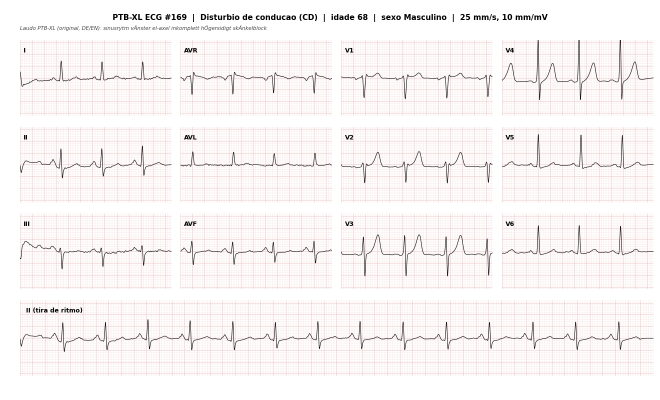
#> input picture extras/ecg/data/originals/ECG_00169_CD.png, 1320 x 800 px, given in place of ECG_17722_CD.png, which was not available (shown at 1/2 size)
$ python experiment.py
#> lines starting #> are read from the running program, lines starting #| are printed output that depends on the picture
"""Experimento acadêmico reproduzível. Não é dispositivo médico."""
import os
os.environ.setdefault('TF_CPP_MIN_LOG_LEVEL', '2')
os.environ.setdefault('MPLCONFIGDIR', '/tmp/cardioia-ecg-mpl')
import csv, json, hashlib
from pathlib import Path
import numpy as np
from PIL import Image
from sklearn.model_selection import StratifiedGroupKFold
from sklearn.metrics import accuracy_score, balanced_accuracy_score, classification_report, confusion_matrix, roc_auc_score
import tensorflow as tf
from tensorflow import keras
import matplotlib
matplotlib.use('Agg')
import matplotlib.pyplot as plt
BASE = Path(__file__).resolve().parent
SEED = 42
SIZE = (264, 136)
CROP = (0, 80, 1320, 760)  # grade inicia em y=80; remove título/laudo e margem inferior

def read_csv(path):
    with open(path, newline='', encoding='utf-8') as f: return list(csv.DictReader(f))
#> (reads extras/ecg/data/labels_fase1.csv from the repository)

def prepare():
    labels = read_csv(BASE/'data/labels_fase1.csv')
    metadata = {r['ecg_id']: r for r in read_csv(BASE/'data/metadata_ptbxl_subset.csv')}
#> (reads extras/ecg/data/metadata_ptbxl_subset.csv from the repository)
    (BASE/'data/clean').mkdir(exist_ok=True)
    rows, arrays = [], []
    for r in labels:
        p = BASE/'data/originals'/Path(r['arquivo']).name
        im = Image.open(p)
#> im is the input picture: PIL image 1320x800 RGBA; mean R, G, B, A 248.3, 243.4, 243.4, 255
        assert im.size == (1320, 800), (p, im.size)
        clean = im.crop(CROP).convert('L')
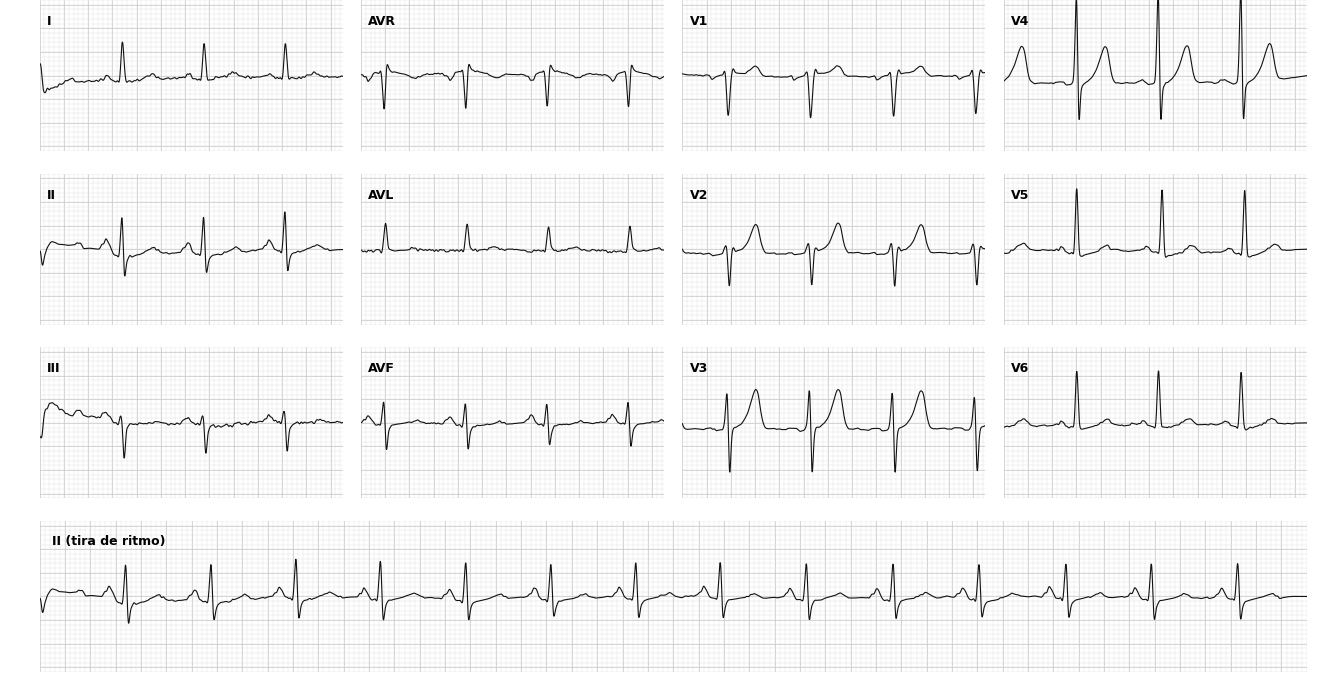
#> clean: PIL image 1320x680 L; min 0, max 255, mean 244.4
        dest = BASE/'data/clean'/f"{int(r['ecg_id']):05d}.png"
        clean.save(dest)
        arrays.append(1.0 - np.asarray(clean.resize(SIZE, Image.Resampling.LANCZOS), dtype=np.float32)/255.0)
        m = metadata[r['ecg_id']]
        rows.append(dict(ecg_id=r['ecg_id'], patient_id=m['patient_id'], strat_fold=m['strat_fold'], superclass=r['superclasse'], label=int(r['superclasse'] != 'NORM'), source_sha256=hashlib.sha256(p.read_bytes()).hexdigest(), clean_sha256=hashlib.sha256(dest.read_bytes()).hexdigest()))
#> pass 2 of the loop in prepare, `for r in labels:`:
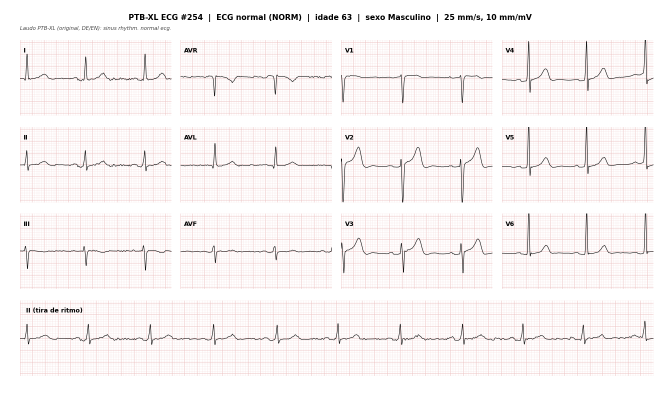
#> input picture extras/ecg/data/originals/ECG_00254_NORM.png, 1320 x 800 px, given in place of ECG_10822_CD.png, which was not available (shown at 1/2 size)
#> in prepare, im is the input picture: PIL image 1320x800 RGBA; mean R, G, B, A 248.8, 243.8, 243.8, 255
#> in prepare, `clean = im.crop(CROP).convert('L')`:
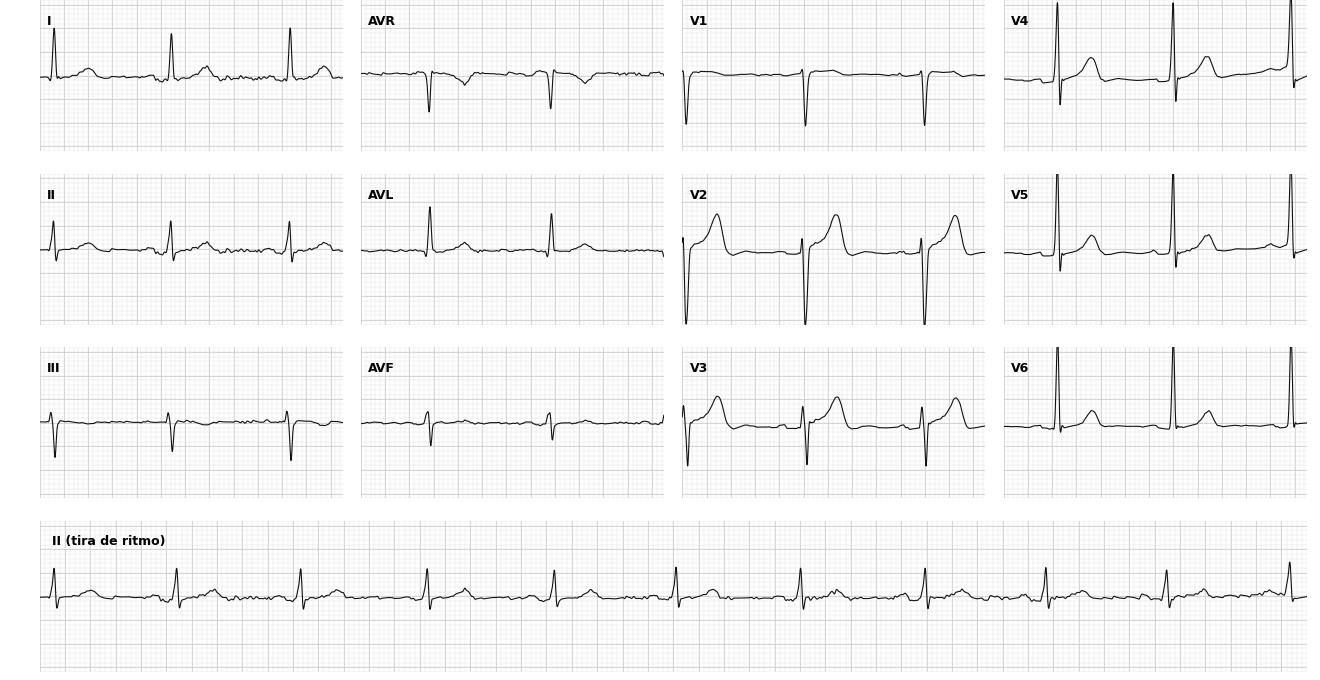
#> clean: PIL image 1320x680 L; min 0, max 255, mean 244.8
    x = np.asarray(arrays).reshape(len(arrays), -1)
    y = np.array([r['label'] for r in rows])
    groups = np.array([r['patient_id'] for r in rows])
    assert len(set(r['ecg_id'] for r in rows)) == 120
    assert len(set(r['source_sha256'] for r in rows)) == 120
    # Cinco folds estratificados por classe e agrupados por paciente; escolha pré-fixada.
    folds = list(StratifiedGroupKFold(5, shuffle=True, random_state=SEED).split(x,y,groups))
    test = folds[0][1]; val = folds[1][1]
    train = np.setdiff1d(np.arange(len(y)), np.r_[test,val])
    parts = {'train': train, 'validation': val, 'test': test}
    for a,b in [('train','validation'),('train','test'),('validation','test')]:
        assert not set(groups[parts[a]]) & set(groups[parts[b]])
    for name, indices in parts.items():
        assert set(y[indices]) == {0,1}
        for i in indices: rows[i]['split'] = name
    with open(BASE/'data/manifest.csv','w',newline='') as f:
        w=csv.DictWriter(f,fieldnames=list(rows[0]));w.writeheader();w.writerows(rows)
    return x,y,parts,rows

def metrics(y,p,prob=None):
    result = {'accuracy':float(accuracy_score(y,p)), 'balanced_accuracy':float(balanced_accuracy_score(y,p)), 'confusion_matrix':confusion_matrix(y,p,labels=[0,1]).tolist(), 'per_class':classification_report(y,p,labels=[0,1],target_names=['normal','anormal'],output_dict=True,zero_division=0)}
    if prob is not None: result['roc_auc'] = float(roc_auc_score(y,prob))
    return result

def run():
    keras.utils.set_random_seed(SEED)
    tf.config.experimental.enable_op_determinism()
    x,y,parts,rows=prepare()
    tr,va,te=[parts[k] for k in ['train','validation','test']]
    # MLP pura: pixels achatados -> Dense -> Dropout -> Dense -> sigmoide.
    model=keras.Sequential([keras.layers.Input((x.shape[1],)), keras.layers.Dense(32,activation='relu',kernel_regularizer=keras.regularizers.l2(.001)), keras.layers.Dropout(.3), keras.layers.Dense(16,activation='relu'),keras.layers.Dense(1,activation='sigmoid')])
    model.compile(optimizer=keras.optimizers.Adam(.001),loss='binary_crossentropy',metrics=['accuracy'])
    weights={c:len(tr)/(2*int(np.sum(y[tr]==c))) for c in [0,1]}
    history=model.fit(x[tr],y[tr],validation_data=(x[va],y[va]),epochs=60,batch_size=16,class_weight=weights,callbacks=[keras.callbacks.EarlyStopping(monitor='val_loss',patience=8,restore_best_weights=True)],verbose=0)
    prob=model.predict(x[te],verbose=0).ravel(); pred=(prob>=.5).astype(int)
    baseline=np.full(len(te),int(np.bincount(y[tr]).argmax()))
    report={'seed':SEED,'tensorflow':tf.__version__,'keras':keras.__version__,'input_shape':list(SIZE),'crop':list(CROP),'parameters':model.count_params(),'epochs_run':len(history.history['loss']),'best_epoch':int(np.argmin(history.history['val_loss']))+1,'threshold':.5,'class_weights':weights,'split':{k:{'n':len(v),'normal':int(sum(y[v]==0)),'anormal':int(sum(y[v]==1)),'patients':len(set(rows[i]['patient_id'] for i in v))} for k,v in parts.items()},'test':metrics(y[te],pred,prob),'baseline':metrics(y[te],baseline),'validation':metrics(y[va],(model.predict(x[va],verbose=0).ravel()>=.5).astype(int))}
    out=BASE/'artifacts';out.mkdir(exist_ok=True)
    (out/'metrics.json').write_text(json.dumps(report,indent=2))
    (out/'history.json').write_text(json.dumps(history.history,indent=2))
    model.save(out/'mlp_ecg.keras')
    predictions=[{'ecg_id':rows[i]['ecg_id'],'label':int(y[i]),'prediction':int(pred[j]),'prob_anormal':float(prob[j]),'correct':bool(y[i]==pred[j])} for j,i in enumerate(te)]
    (out/'test_predictions.json').write_text(json.dumps(predictions,indent=2))
    fig,axes=plt.subplots(1,2,figsize=(10,4))
    for k in ['loss','val_loss']: axes[0].plot(history.history[k],label=k)
    axes[0].legend();axes[0].set_title('Treino e validação');axes[0].set_xlabel('Época')
    axes[1].imshow(report['test']['confusion_matrix'],cmap='Blues')
    for i in range(2):
        for j in range(2):axes[1].text(j,i,str(report['test']['confusion_matrix'][i][j]),ha='center')
    axes[1].set(xticks=[0,1],yticks=[0,1],xticklabels=['normal','anormal'],yticklabels=['normal','anormal'],xlabel='Predição',ylabel='Real',title='Teste por paciente')
    fig.tight_layout();fig.savefig(out/'evaluation.png',dpi=150);plt.close(fig)
    print(json.dumps(report,indent=2))
    return report

#> (the run stopped early here; a loop or call above may not have finished)
